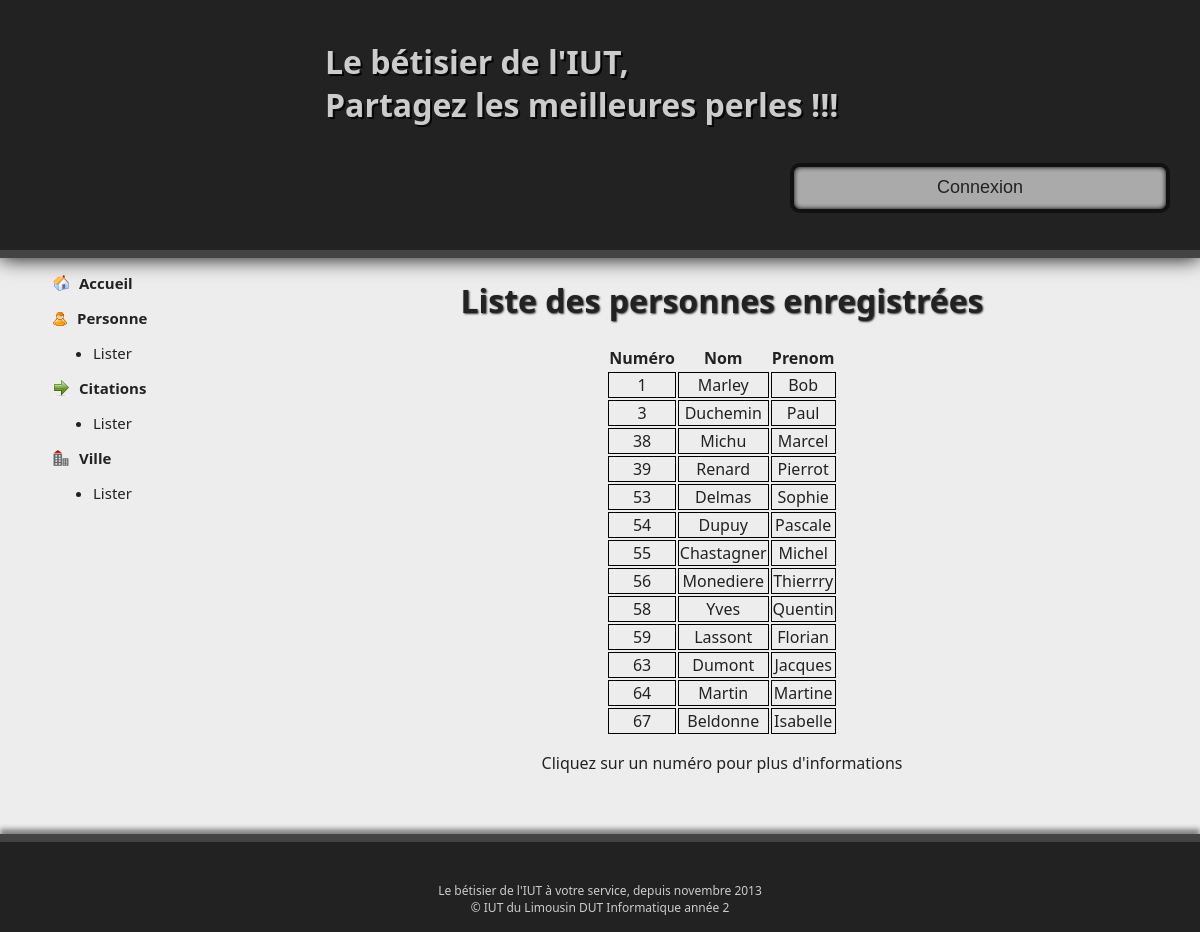
The app's page /index.php?page=2 with its own data.
### tables this page shows
CREATE TABLE IF NOT EXISTS `personne` (
`per_num` int(11) NOT NULL,
  `per_nom` varchar(30) NOT NULL,
  `per_prenom` varchar(30) NOT NULL,
  `per_tel` char(14) NOT NULL,
  `per_mail` varchar(30) NOT NULL,
  `per_admin` int(11) NOT NULL,
  `per_login` varchar(20) NOT NULL,
  `per_pwd` varchar(100) NOT NULL
);

### classes/Autoloader.class.php (called while the page is built, shortened)
<?php
class Autoloader
{
    static function autoload($class){
        if (strpos($class, __NAMESPACE__ . '\\') === 0){
            $class = str_replace(__NAMESPACE__ . '\\', '', $class);
            $class = str_replace('\\', '/', $class);
        }
    }
}

### classes/App.class.php (called while the page is built, shortened)
<?php
class App{
    private static $database;
    public static function getDb(){
        if(self::$database === null){
            self::$database = new Database();
        }
        return self::$database;
    }
}
?>

### classes/Database.class.php (called while the page is built, shortened)
<?php
class Database
{
    private $pdo;
    public function getPDO(){
        if ($this->pdo === null) {
            $pdo = new PDO('mysql:dbname=' . DBNAME . ';host=' . DBHOST.';charset=utf8', DBUSER, DBPASSWD);
            $pdo->setAttribute(PDO::ATTR_ERRMODE, PDO::ERRMODE_EXCEPTION);
            $this->pdo = $pdo;
        }
        return $this->pdo;
    }
    public function query($statement, $one = false){
        $req = $this->getPDO()->query($statement);
        if ($one){
            $data = $req->fetch(PDO::FETCH_OBJ);
        }else{
            $data = $req->fetchAll(PDO::FETCH_OBJ);
        }
        return $data;
    }
}

### classes/UTI/PersManager.class.php (called while the page is built, shortened)
<?php
class PersManager
{
    public function getAllPers()
    {
        return App::getDb()->query('SELECT per_num, per_nom, per_prenom FROM personne');
    }
}
?>

### include/pages/listerPersonnes.inc.php (the view, shortened to what this page needs)
<h1>Liste des personnes enregistrées</h1>
<table id="listPers" >
<tr>
<th>Numéro</th>
<th>Nom</th>
<th>Prenom</th>
</tr>
<?php
$managerEtu = new EtudiantManager();
$personnes = $managerEtu->getAllPers();
foreach ($personnes as $pers) {
?>
	<tr>
	<td class="listPers" onclick="eventPers(<?=$pers->per_num?>)"><?php echo $pers->per_num ?></td>
	<td><?php echo $pers->per_nom ?></td>
	<td><?php echo $pers->per_prenom ?></td>
	</tr>
<?php
}
?>
</table>
<p>Cliquez sur un numéro pour plus d'informations</p>
<br>
<br>

### include/header.inc.php (shortened to what this page needs)
<!doctype html>
<html lang="fr">
<head>
		<link rel="stylesheet" type="text/css" href="css/stylesheet.css" />
</head>
	<body>
	<div id="header">
        <?php
        if (empty($_SESSION['login'])) {
        ?>
            <button class="button buttonConnect" value="connexion" onclick="connect()">Connexion</button>
        <?php
        } else {
        ?>
            Utilisateur :<em> <?php echo $_SESSION['login'] ?></em>
            <button class="button buttonConnect" value="deconnexion" onclick="disconnect()">Déconnexion</button>
        <?php
        }
        ?>
		<div id="entete">
			<div id="logo">
			</div>
			<div id="titre">
				Le bétisier de l'IUT,<br />Partagez les meilleures perles !!!
			</div>
		</div>
	</div>

### index.php (shortened to what this page needs)
<?php
require_once("classes/Autoloader.class.php");
require_once("include/header.inc.php");
?>
<div id="corps">
<?php
require_once("include/menu.inc.php");
require_once("include/texte.inc.php");
?>
</div>
<?php
require_once("include/footer.inc.php"); ?>

### include/menu.inc.php (shortened to what this page needs)
<?php
$persManager = new Classes\UTI\PersManager();
if(empty($_SESSION['login'])){?>
    <div id="menu">
        <div id="menuInt">
            <p><a href="index.php?page=0"><img class = "icone" src="image/accueil.gif"  alt="Accueil"/>Accueil</a></p>
            <p><img class = "icone" src="image/personne.png" alt="Personne"/>Personne</p>
            <ul>
                <li><a href="index.php?page=2">Lister</a></li>
            </ul>
            <p><img class="icone" src="image/citation.gif"  alt="Citation"/>Citations</p>
            <ul>
                <li><a href="index.php?page=6">Lister</a></li>
            </ul>
            <p><img class = "icone" src="image/ville.png" alt="Ville"/>Ville</p>
            <ul>
                <li><a href="index.php?page=8">Lister</a></li>
            </ul>
        </div>
    </div>
<?php
}
?>

### include/texte.inc.php (shortened to what this page needs)
<div id="texte">
<?php
if (!empty($_GET["page"])){
	$page=$_GET["page"];
} else {
    $page=0;
}
switch ($page) {
case 2:
	include_once('pages/listerPersonnes.inc.php');
    break;
}
?>
</div>

### include/footer.inc.php
</body>
<footer>
<div id="footer">
Le bétisier de l'IUT à votre service, depuis novembre 2013
<br />
    © IUT du Limousin  DUT Informatique année 2
</div>
</footer>
</html>

### css/stylesheet.css (style rules this page uses)
a { color:#222222; text-decoration: none; }
body { background-color:#222222; color: black; font-family: "Segoe UI", Verdana, serif; font-size:12pt; margin:0; padding:0; position:relative; }
#header { width:100%; height:230px; background-color:#222222; padding-bottom:20px; box-shadow:0 0 20px #000000; position:relative; border-bottom:solid #444444 8px; }
#entete { width:1050px; height:230px; margin:auto; }
#logo { float:left; width:205px; height:192px; position:relative; top:50%; margin-top:-96px; }
#titre { float:left; color:#CCCCCC; font-size:32px; font-weight:bold; width:800px; height:50px; position:relative; left:45px; top:40px; text-shadow:1px 1px #111111, 2px 2px #000000; }
.button { height:50px; width:380px; padding:10px; position:absolute; right:30px; top:65%; background-color:#AAAAAA; border-radius:10px; border:4px solid #111111; box-shadow:0 0 5px #000000 inset; color:#222222; font-size:18px; text-align:center; }
#corps { float:left; width: 100%; background-color:#EDEDED; }
#menu { float : left; width: 20%; min-height:355px; margin-left: 3px; color:#222222; font-size:15px; }
#menu p { font-weight:bold; }
#menu a { color:#222222; text-decoration: none; }
#menuInt { margin-top: 2px; margin-left: 50px; min-height:367px; }
#texte { float:left ; width: 79%; margin-left: 5px; text-align: center; min-height:380px; color:#222222; }
#footer { width:100%; height:50px; padding-top:40px; background-color:#222222; border-top:solid #444444 8px; position:absolute; position:relative; bottom:0px; box-shadow:0 -5px 5px #858585; color:#CCCCCC; font-size:12px; text-align:center; }
h1 { text-shadow:1px 1px 2px #333333; }
.icone { margin-right : 10px; position:relative; top:2px; }
td { border: 1px solid black; }
table { margin-left: auto; margin-right: auto; }

### records on screen
personne: per_num "1", per_nom "Marley", per_prenom "Bob"
personne: per_num "3", per_nom "Duchemin", per_prenom "Paul"
personne: per_num "38", per_nom "Michu", per_prenom "Marcel"
personne: per_num "39", per_nom "Renard", per_prenom "Pierrot"
personne: per_num "53", per_nom "Delmas", per_prenom "Sophie"
personne: per_num "54", per_nom "Dupuy", per_prenom "Pascale"
personne: per_num "55", per_nom "Chastagner", per_prenom "Michel"
personne: per_num "56", per_nom "Monediere", per_prenom "Thierrry"
personne: per_num "58", per_nom "Yves", per_prenom "Quentin"
personne: per_num "59", per_nom "Lassont", per_prenom "Florian"
personne: per_num "63", per_nom "Dumont", per_prenom "Jacques"
personne: per_num "64", per_nom "Martin", per_prenom "Martine"
personne: per_num "67", per_nom "Beldonne", per_prenom "Isabelle"
